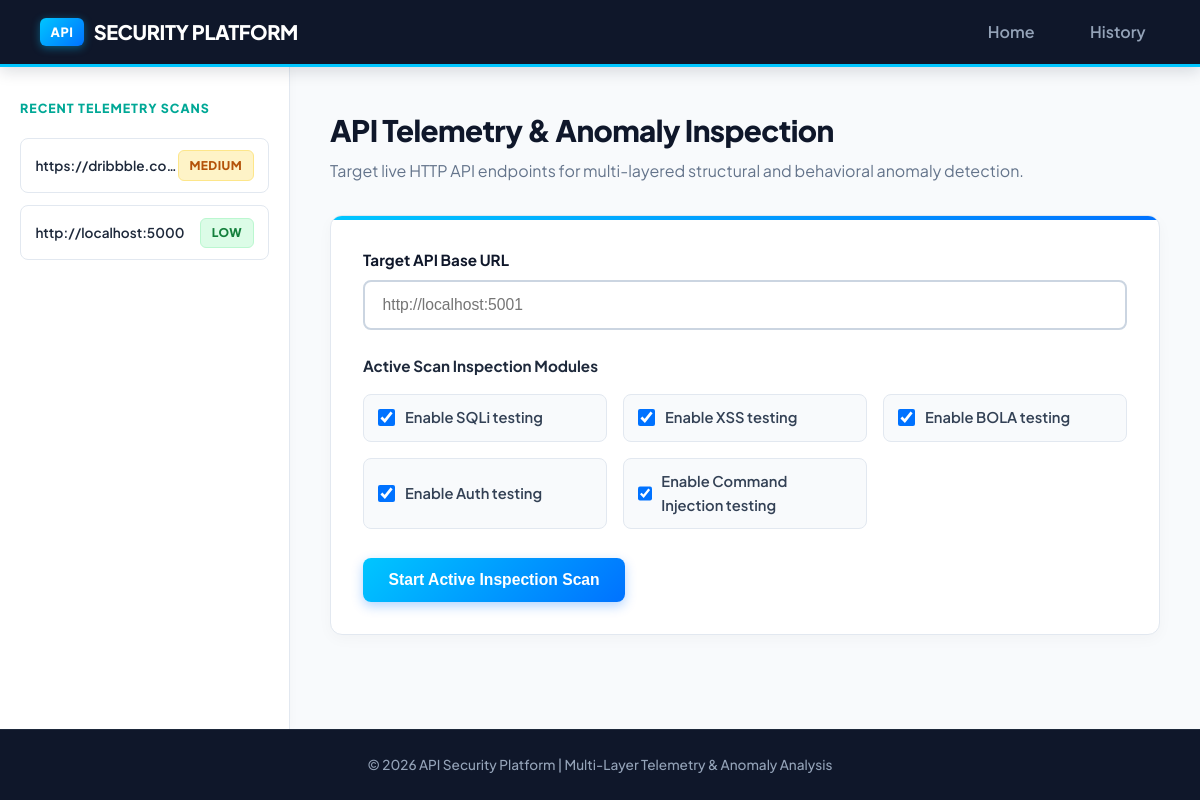
Before: / with the older database file.
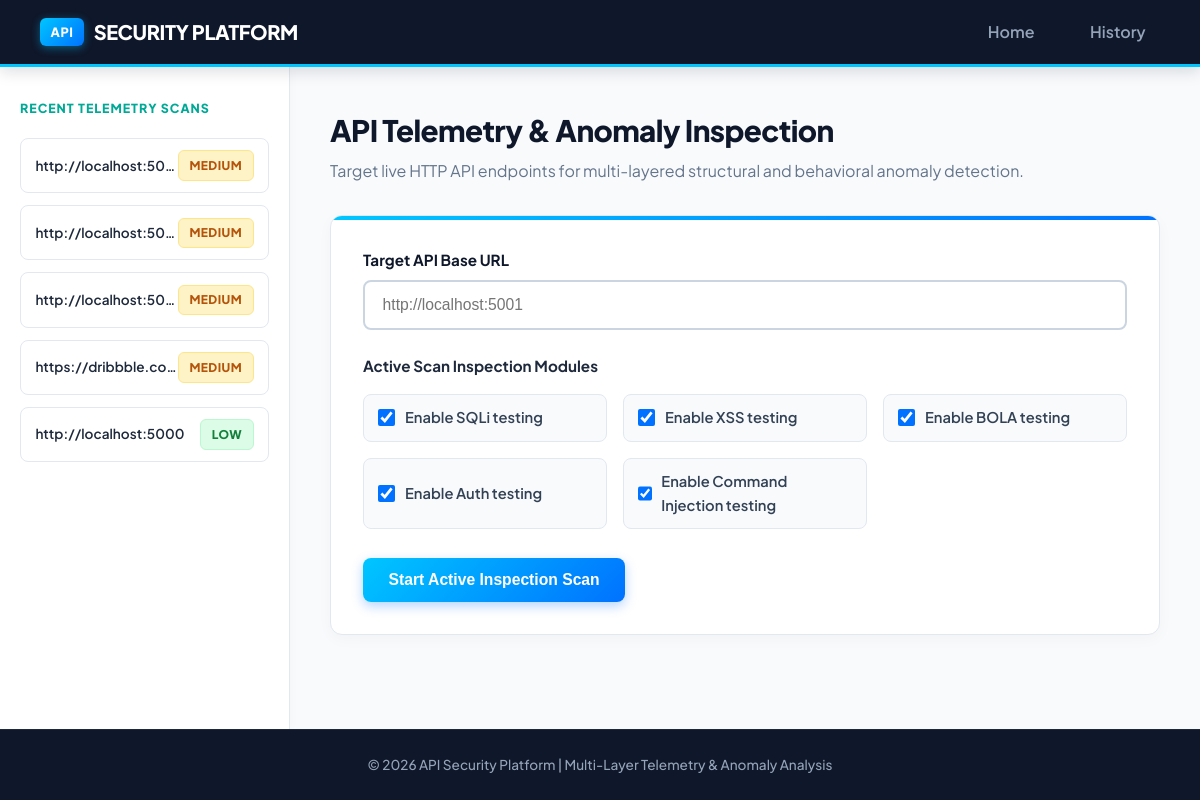
After: the same page with the newer database file.
### database/models.py (models this page shows)
class ScanSession(Base):
    __tablename__ = "scan_sessions"
    id = Column(Integer, primary_key=True, index=True)
    target_url = Column(String(500), nullable=False)
    scan_start_time = Column(DateTime, default=datetime.utcnow)
    scan_end_time = Column(DateTime, nullable=True)
    total_endpoints_found = Column(Integer, default=0)
    total_vulnerabilities_found = Column(Integer, default=0)
    overall_risk_score = Column(Float, default=0.0)
    overall_severity = Column(String(20), default="Low")
    endpoints = relationship("Endpoint", back_populates="session", cascade="all, delete-orphan")
    findings = relationship("Finding", back_populates="session", cascade="all, delete-orphan")
    reports = relationship("Report", back_populates="session", cascade="all, delete-orphan")

### dashboard/routes.py (the view)
@dashboard_bp.route("/")
def index():
    recent_sessions = get_all_sessions()[:5]
    return render_template("index.html", recent_sessions=recent_sessions)

### database/db.py (called while the page is built)
def get_all_sessions() -> List[ScanSession]:
    db = SessionLocal()
    try:
        return db.query(ScanSession).order_by(ScanSession.scan_start_time.desc()).all()
    finally:
        db.close()

### dashboard/templates/index.html (shortened to what this page needs)
{% extends "base.html" %}
{% block content %}
<div class="page-header">
    <h1>API Telemetry & Anomaly Inspection</h1>
    <p>Target live HTTP API endpoints for multi-layered structural and behavioral anomaly detection.</p>
</div>
<div class="card form-container">
    <form action="{{ url_for('dashboard.start_scan') }}" method="POST">
        <div class="form-group">
            <label for="target_url">Target API Base URL</label>
            <input type="url" id="target_url" name="target_url" placeholder="http://localhost:5001" required>
        </div>
        <div class="options-header">
            <h3>Active Scan Inspection Modules</h3>
        </div>
        <div class="checkbox-grid">
            <label class="checkbox-label">
                <input type="checkbox" name="module_sqli" checked> Enable SQLi testing
            </label>
            <label class="checkbox-label">
                <input type="checkbox" name="module_xss" checked> Enable XSS testing
            </label>
            <label class="checkbox-label">
                <input type="checkbox" name="module_bola" checked> Enable BOLA testing
            </label>
            <label class="checkbox-label">
                <input type="checkbox" name="module_auth" checked> Enable Auth testing
            </label>
            <label class="checkbox-label">
                <input type="checkbox" name="module_cmd" checked> Enable Command Injection testing
            </label>
        </div>
        <button type="submit" class="btn btn-primary">Start Active Inspection Scan</button>
    </form>
</div>
{% endblock %}

### dashboard/templates/base.html (shortened to what this page needs)
<!DOCTYPE html>
<html lang="en">
<head>
    <link rel="stylesheet" href="{{ url_for('static', filename='css/style.css') }}">
</head>
<body>
    <div class="app-layout">
        <header class="navbar">
            <div class="logo">
                <a href="{{ url_for('dashboard.index') }}"><span>API</span> SECURITY PLATFORM</a>
            </div>
            <nav class="nav-links">
                <a href="{{ url_for('dashboard.index') }}">Home</a>
                <a href="{{ url_for('dashboard.history') }}">History</a>
            </nav>
        </header>
        <div class="body-container">
            <aside class="sidebar">
                <h3>Recent Telemetry Scans</h3>
                <ul class="recent-scans-list">
                    {% for sess in recent_sessions %}
                    <li>
                        <a href="{{ url_for('dashboard.results', session_id=sess.id) }}">
                            <span class="scan-url">{{ sess.target_url }}</span>
                            <span class="badge {{ sess.overall_severity|lower }}">{{ sess.overall_severity }}</span>
                        </a>
                    </li>
                    {% else %}
                    <li class="empty-list">No recent scan sessions.</li>
                    {% endfor %}
                </ul>
            </aside>
            <main class="main-viewport">
                {% block content %}{% endblock %}
            </main>
        </div>
        <footer>
            <p>&copy; 2026 API Security Platform | Multi-Layer Telemetry & Anomaly Analysis</p>
        </footer>
    </div>
</body>
</html>

Changed rows visible on the page:
added ScanSession: target_url "http://localhost:50…", overall_severity "MEDIUM"
added ScanSession: target_url "http://localhost:50…", overall_severity "MEDIUM"
added ScanSession: target_url "http://localhost:50…", overall_severity "MEDIUM"
